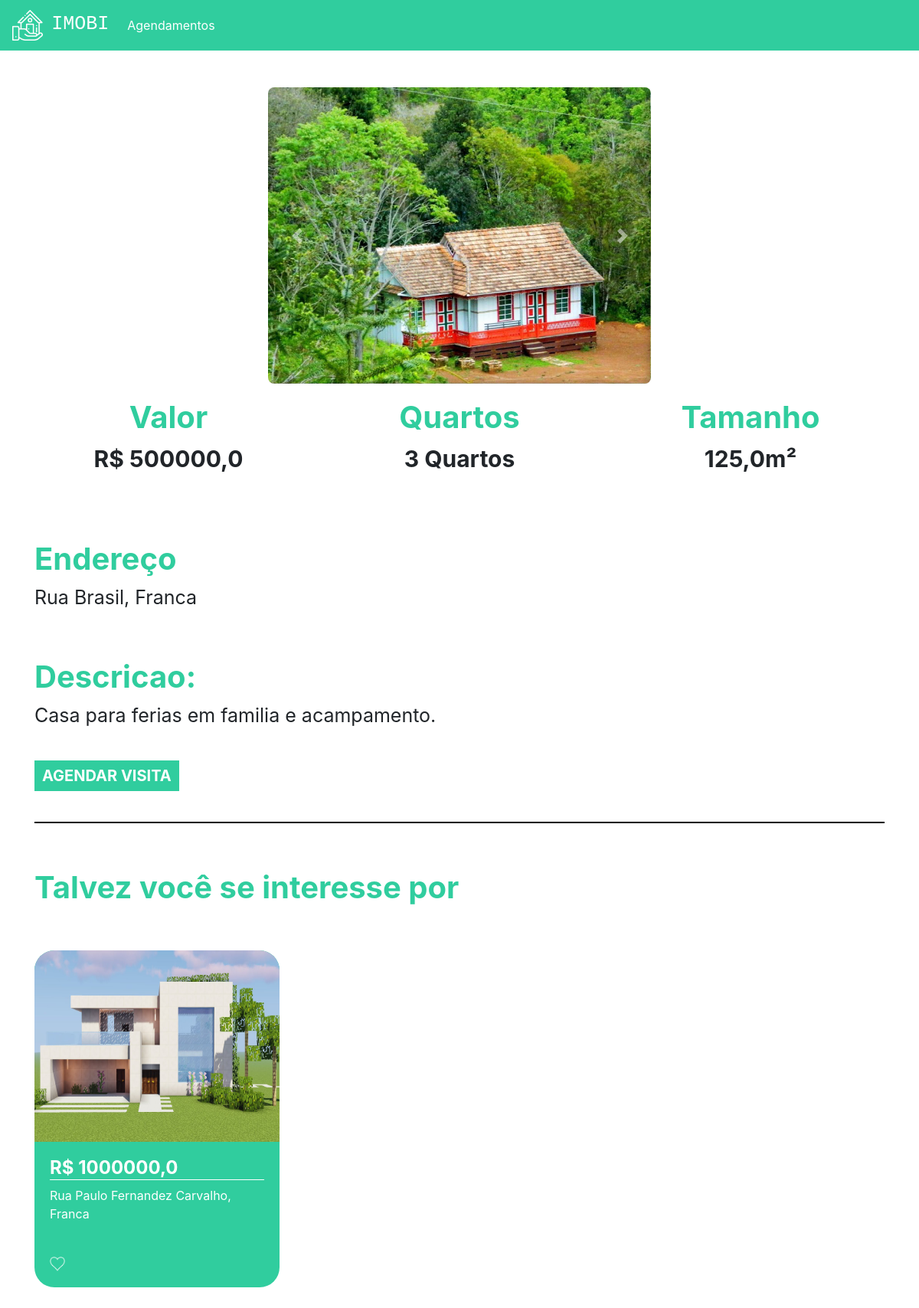
Page /immobile/2 (signed in) on the committed database.
### innerpages/models.py (models this page shows, shortened)
class Image(models.Model):
    img = models.ImageField(upload_to='img')
    def __str__(self) -> str:
        return self.img.url

class Immobile(models.Model):
    choices = (('S', 'Sale'),
               ('R', 'Rent'))
    choices_immobile = (('A', 'Apartment'),
                        ('H', 'Home'))
    images = models.ManyToManyField(Image)
    value = models.FloatField()
    rooms = models.IntegerField()
    size = models.FloatField()
    city = models.ForeignKey(City, on_delete=models.DO_NOTHING)
    street = models.CharField(max_length=50)
    type = models.CharField(max_length=1, choices=choices)
    type_immobile = models.CharField(max_length=1, choices=choices_immobile)
    number = models.IntegerField()
    description = models.TextField()
    visiting_days = models.ManyToManyField(VisitingDays)
    times = models.ManyToManyField(Time)

class City(models.Model):
    name = models.CharField(max_length=30)
    def __str__(self) -> str:
        return self.name

### innerpages/views.py (the view)
# urls.py: path('immobile/<str:id>', views.immobile, name="immobile"),
def immobile(request, id):
    immobiles = get_object_or_404(Immobile, id=id)
    hint = Immobile.objects.filter(city=immobiles.city).exclude(id=id)[:2]
    return render(request, 'immobile.html', {'immobile': immobiles, 'hints': hint, 'id': id})

### innerpages/models.py (called while the page is built)
    def __str__(self) -> str:
        return self.day

    def __str__(self) -> str:
        return str(self.time)

### templates/immobile.html (shortened to what this page needs)
{% extends 'base.html' %}
{% load static %}
{% block head %}
    <link rel="stylesheet" href="{% static 'innerpages/css/home.css' %}">
{% endblock %}
{% block body %}
    <div style="text-align: center" class="container">
        <br>
        <br>
        <div class="base-img">
            <div id="carouselExampleControls" class="carousel slide" data-ride="carousel">
                <div class="carousel-inner">
                    {% for img in immobile.images.all %}
                        <div class="carousel-item {% if forloop.first %} active {% endif %}">
                            <img class="d-block w-100" src="{{ img }}" alt="First slide">
                        </div>
                    {% endfor %}
                </div>
                <a class="carousel-control-prev" href="#carouselExampleControls" role="button" data-slide="prev">
                    <span class="carousel-control-prev-icon" aria-hidden="true"></span>
                </a>
                <a class="carousel-control-next" href="#carouselExampleControls" role="button" data-slide="next">
                    <span class="carousel-control-next-icon" aria-hidden="true"></span>
                </a>
            </div>
        </div>
        <div class="row">
            <div class="col-md">
                <h3 class="titulo_especificacao">Valor</h3>
                <p class="especificacao">R$ {{ immobile.value }}</p>
            </div>
            <div class="col-md">
                <h3 class="titulo_especificacao">Quartos</h3>
                <p class="especificacao">{{ immobile.rooms }} Quartos</p>
            </div>
            <div class="col-md">
                <h3 class="titulo_especificacao">Tamanho</h3>
                <p class="especificacao">{{ immobile.size }}m²</p>
            </div>
        </div>
        <br>
        <br>
        <div style="text-align: left">
            <h3 class="titulo_especificacao">Endereço</h3>
            <p class="especificacao_endereco">{{ immobile.street }}, {{ immobile.city }}</p>
        </div>
        <br>
        <div style="text-align: left">
            <h3 class="titulo_especificacao">Descricao:</h3>
            <p class="especificacao_endereco">{{ immobile.description }}</p>
            <br>
            <button class="btn_agendar_visita" data-toggle="modal" data-target="#exampleModal">AGENDAR VISITA</button>
            <br>
            <br>
        </div>
        <hr style="border: 1px solid black">
        <br>
        <div class="div_possivel_interesse">
            <h3 class="titulo_especificacao">Talvez você se interesse por</h3>
            <div class="row">
                {% for hint in hints %}
                    <div class="col-md cont">
                        <div class="card_imovel">
                            <img class="img_capa_imovel" src="{{ hint.images.all.0.img.url }}" alt="imovel">
                            <div class="informacoes_imoveis">
                                <a class="a_none" href="{% url 'immobile' hint.id %}"><h4 class="valor">
                                    R$ {{ hint.value }}</h4></a>
                                <p>{{ hint.street }}, {{ hint.city }}</p>
                                <br>
                                <img width="7%" src="{% static 'innerpages/img/heart.png' %}" alt="heart">
                            </div>
                        </div>
                    </div>
                {% endfor %}
            </div>
        </div>
    </div>
{% endblock %}

### templates/static/innerpages/css/home.css (style rules this page uses)
body { padding-bottom: 50px; }
.card_imovel { background-color: #30CD9E; width: 20rem; margin-top: 50px; border-radius: 26px; }
.img_capa_imovel { width: 100%; border-top-left-radius: 26px; border-top-right-radius: 26px; height: 250px; }
.informacoes_imoveis { padding: 20px; color: white; }
.valor { font-weight: bold; border-bottom: 1px solid white; }
.a_none { color: white; }
.titulo_especificacao { color: #30CD9E; font-weight: bold; margin-top: 20px; font-size: 40px; }
.especificacao { font-size: 30px; font-weight: bold; }
.especificacao_endereco { font-size: 25px; }
.btn_agendar_visita { border: none; background-color: #30CD9E; color: white; font-weight: bold; font-size: 20px; padding: 5px 10px 5px 10px; }
.div_possivel_interesse { text-align: left; }
.base-img { display: flex; justify-content: center; }
.base-img img { max-width: 500px; height: auto; border-radius: 8px; }

### rows in the picture
Image: img (picture)
Immobile: value "500000,0", rooms "3", size "125,0", street "Rua Brasil", city "Franca", description "Casa para ferias em familia e acampamento."
Immobile: images.all.0.img (placeholder picture), value "1000000,0", street "Rua Paulo Fernandez Carvalho", city "Franca"
